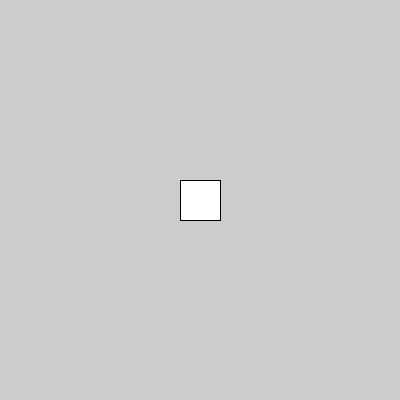
Frame 1 (no input)
Frame 60 (the mouse pressed at the canvas centre just before this capture): identical to frame 1, image omitted
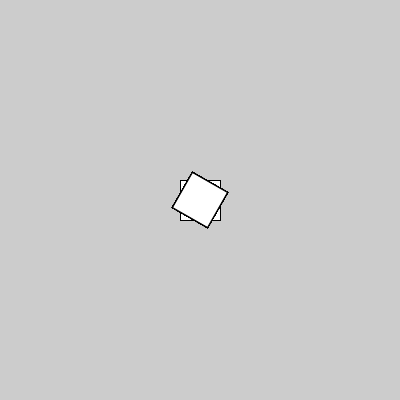
Frame 120 (the mouse held since frame 60 and released just before this capture)

The Processing sketch that drew these frames (run headless with seeded random() and noise(); from frame 60 on, the mouse is pressed at the canvas centre):

// Processing sketch: algo_5_3_rotation_2
// ── algo_5_3_rotation_2.pde
void setup() {
  size(400,400);
}

void draw() {
  int x = width /2;
  int y = height /2;
  forme(x,y);
}

void forme(int pos_x, int pos_y) {
  int taille = 40;
  int decalage = taille / 2;
  // create rotate on the center of square
  push();
  translate(pos_x, pos_y);
  rotate(mouseX);
  square(-decalage, -decalage, taille);
  pop();
}
